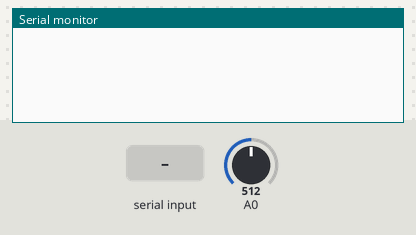
Recording of a sketch running on a simulated Arduino Uno, built with avr-gcc and run on an emulated ATmega328P. On the bench: the last lines printed to the serial monitor. The test bench sets the inputs (shaded band); at power-on: A0 = 512.

Above: at 1.2 s.
1.3 s: "1" received over Serial
At 1.46 s:
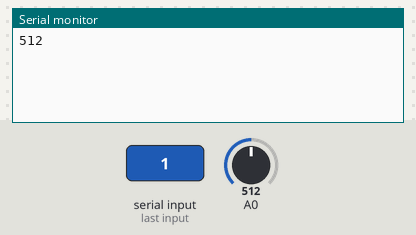
3.2 s: "0" received over Serial
At 4.7 s:
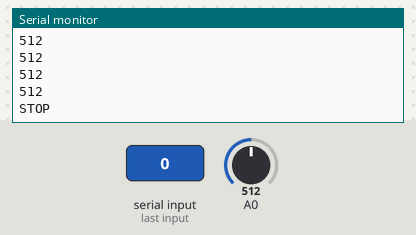

The sketch:

Arduino_Basic_Test.ino
```cpp
int potentiometerValue;
/*
 * incluir las demas variales!
 * 1 inicia control bimanual
 * 2 inicia ***
 * 3 inicia ***
 * ***
 */
char incomingByte;
char comparison = '1';
char Stop = '0';
bool control = false;
void setup () {
  Serial.begin(9600);
}
void loop() {
  incomingByte = Serial.read();
  potentiometerValue = analogRead(A0);
  if(incomingByte == comparison) {
    control = true;
  }
  if(incomingByte == Stop) {
    control = false;
    Serial.println("STOP");
    delay(100);
  }
  if(control == true) {
    Serial.println(potentiometerValue);
    delay(100);
  }
  delay(100);
}
```

Measured:
- after the input at 1.3 s, the serial monitor: prints a new line at once (image 1)
- after the input at 3.2 s, the serial monitor: prints a new line after 0.11 s (image 2)
